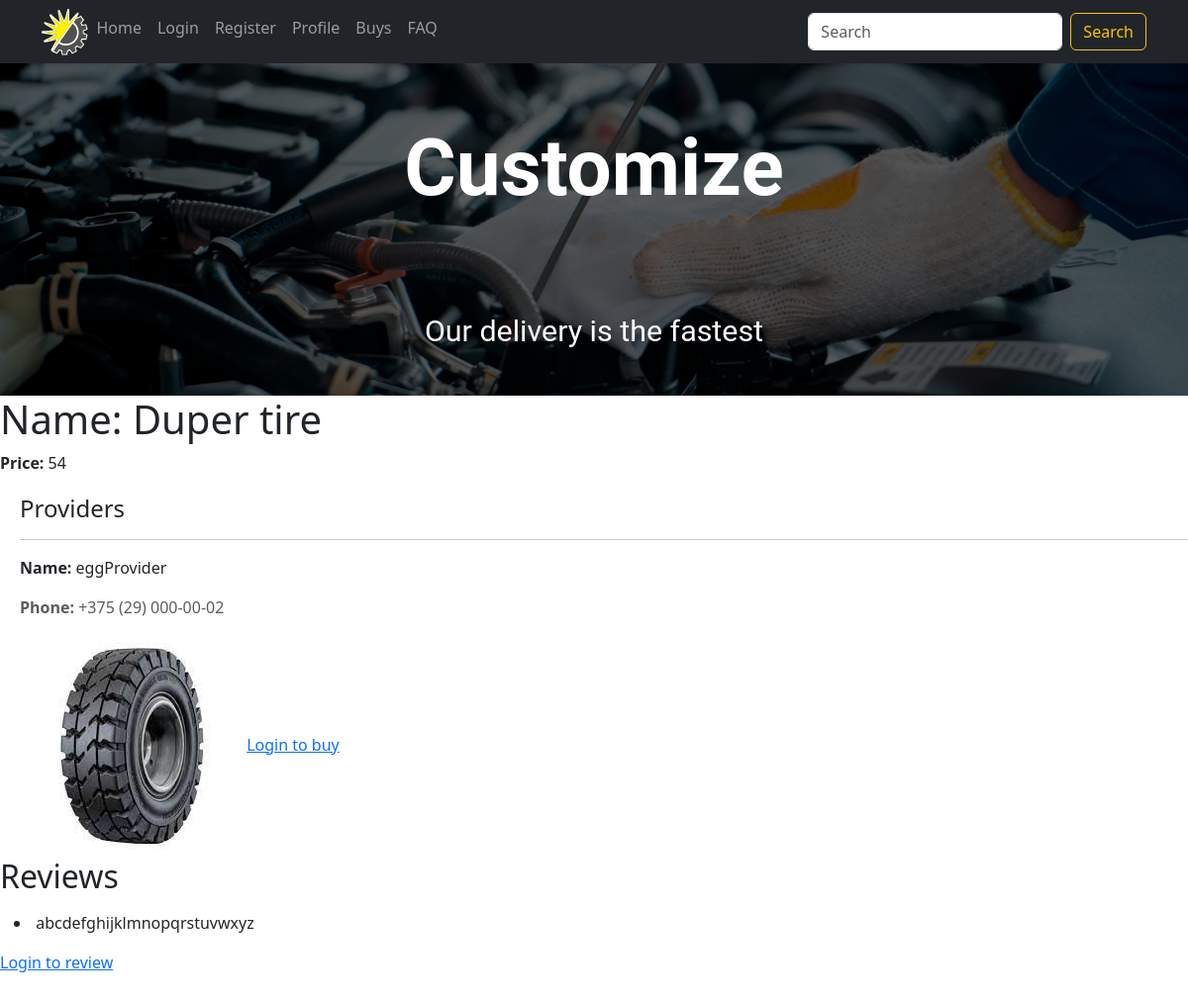
Page /product/88da2e6d-70b5-4569-ba8b-98e4d62c4efe/ on the committed database.
### apps/shop/models.py (models this page shows, shortened)
class CarouselItem(models.Model):
    image_key = models.UUIDField(default=uuid.uuid4, editable=False)
    image = NamedImageField(upload_to='carousel_items_images',
                            get_filename=model_funcs.get_carousel_item_image_filename, storage=OverwriteCodedStorage())
    title = models.CharField(max_length=64, blank=True)
    subtitle = models.CharField(max_length=64, blank=True)

class Product(models.Model):
    name = models.CharField(max_length=64, unique=True)
    category = models.ForeignKey(Category, null=True, on_delete=models.SET_NULL)
    article = models.UUIDField(primary_key=True, default=uuid.uuid4, editable=False,
                               help_text="Unique ID for this product")
    price = models.IntegerField(validators=[get_not_negative_validator('Price')])
    providers = models.ManyToManyField(Provider, help_text="Select a provider for this product",
                                       blank=True, related_name='products')
    image = NamedImageField(upload_to='products_images',
                            get_filename=model_funcs.get_product_image_filename, storage=OverwriteCodedStorage())
    image_key = models.UUIDField(default=uuid.uuid4, editable=False)
    def get_few_providers(self):
        max_count = 3
        providers = self.providers.all()
        if len(providers) > max_count:
            return ', '.join([provider.username for provider in providers[:max_count - 1]]) + " and others"
        else:
            return ', '.join([provider.username for provider in providers])
    get_few_providers.short_description = 'Providers'
    class Meta:
        verbose_name = "product"
        verbose_name_plural = "products"
        ordering = ("name",)

class Provider(User):
    pass

class Profile(models.Model):
    user = models.OneToOneField(User, on_delete=models.CASCADE)
    phone = models.CharField(max_length=64, validators=[validate_phone_number],
                             help_text="Enter a phone in format +375 (29) XXX-XX-XX")
    address = models.CharField(max_length=64, validators=[validate_address])
    avatar = AvatarField(upload_to='profile_avatars', default='profile_avatars/avatar_default.jpg', blank=True,
                         get_color=model_funcs.get_profile_avatar_color, avatar_size=300,
                         get_filename=model_funcs.get_profile_avatar_filename)
    coupons = models.ManyToManyField(Coupon, help_text="Select a coupon for this user",
                                    blank=True, related_name='users')
    class Meta:
        verbose_name = "profile"
        verbose_name_plural = "profiles"

class Review(models.Model):
    user = models.ForeignKey(User, null=True, on_delete=models.SET_NULL)
    content = models.TextField()
    product = models.ForeignKey(Product, on_delete=models.CASCADE)

### apps/shop/views.py (the view)
# urls.py: re_path(r'product/(?P<pk>.+)/$', views.ProductDetailView.as_view(), name='product-detail'),
class ProductDetailView(generic.DetailView):
    model = Product
    def get_context_data(self, **kwargs):
        context = super().get_context_data(**kwargs)
        context['carousel_items'] = CarouselItem.objects.all()
        return context

### apps/shop/templates/shop/product_detail.html (shortened to what this page needs)
{% extends "shop/carousel.html" %}
{% block under_carousel %}
  <h1>Name: {{ product.name }}</h1>
  <p><strong>Price:</strong> {{ product.price }}</p>
  <div style="margin-left:20px;margin-top:20px">
    <h4>Providers</h4>
    {% for provider in product.providers.all %}
    <hr>
    <p><strong>Name:</strong> {{provider.username}}</p>
    <p class="text-muted"><strong>Phone:</strong> {{provider.profile.phone}}</p>
    {% endfor %}
    <img src="{{ product.image.url }}">
   {% if request.user.is_authenticated %}
       <a href="{% url 'shop:create_buy' product.pk %}">Buy</a>
    {% else %}
       <a href="{% url 'shop:login' %}">Login to buy</a>
    {% endif %}
  </div>
<h2>Reviews</h2>
<ul>
  {% for review in product.review_set.all %}
    <li>
      {{review.content}}</p>
    </li>
  {% empty %}
    <li>There are no review to this product.</li>
  {% endfor %}
  </ul>
{% if request.user.is_authenticated %}
       <a href="{% url 'shop:create_review' product.pk %}">Review</a>
    {% else %}
       <a href="{% url 'shop:login' %}">Login to review</a>
    {% endif %}
{% endblock %}

### apps/shop/templates/shop/carousel.html (shortened to what this page needs)
{% extends "shop/base.html" %}
{% load static %}
{% block content %}
  {% block carousel %}
    <div
      class="carousel slide"
      data-bs-interval="{% block carousel_interval %}3000{% endblock %}"
      id="carouselControls"
      data-bs-ride="carousel">
      <div class="carousel-inner">
        {% block carousel_items %}
        {% for carousel_item in carousel_items %}
          <div class="carousel-item {% if forloop.counter0 == 0 %} active {% endif %}">
            <img class="d-block w-100 darken-image" src="{{ carousel_item.image.url }}">
            <div class="carousel-caption d-none d-md-block">
              <h1 class="animate__animated animate__fadeInDown" style='margin-bottom:100px;font: 62.5% "Roboto","Arial","Helvetica",sans-serif;font-size: 5em;font-weight: 700;'>{{ carousel_item.title }}</h1>
              <h3 class="animate__animated animate__zoomIn" style='font: 62.5% "Roboto","Arial","Helvetica",sans-serif;font-size: 1.9em;'>{{ carousel_item.subtitle }}</h3>
            </div>
          </div>
        {% endfor %}
        {% endblock %}
      </div>
    </div>
  {% endblock %}
  {% block under_carousel %}{% endblock %}
{% endblock %}

### apps/shop/templates/shop/carousel.html (style rules this page uses)
.carousel-inner img { object-fit: cover; height: 350px; }
.carousel-item:after { content:""; position:absolute; top:0; bottom:0; left:0; right:0; }
.darken-image { filter: brightness(35%); }

### rows in the picture
CarouselItem: image (picture), title "Customize", subtitle "Our delivery is the fastest"
Product: name "Duper tire", price "54", image (picture)
Provider: username "eggProvider", profile.phone "+375 (29) 000-00-02"
Review: content "abcdefghijklmnopqrstuvwxyz"
